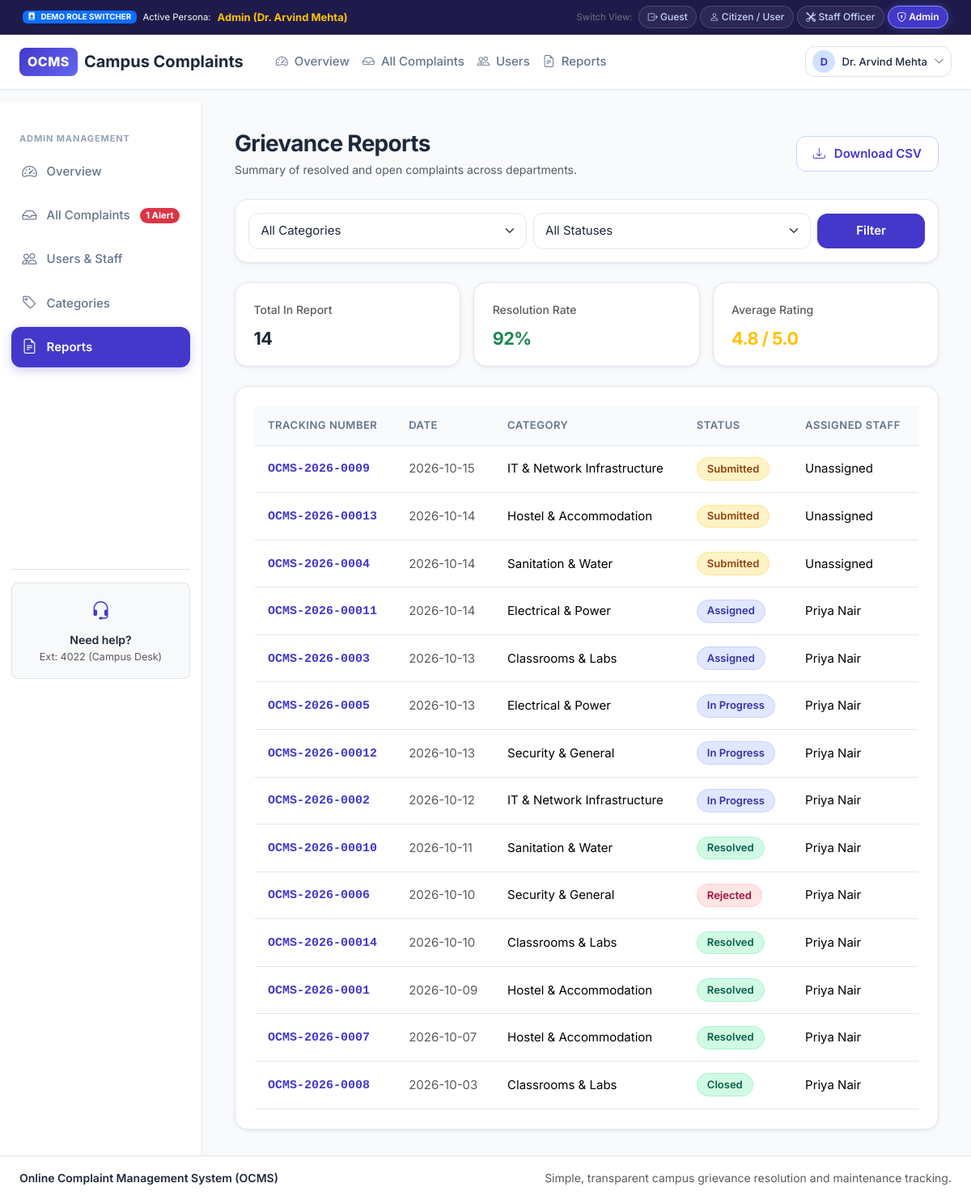
The page /admin/reports (signed in) on the database its author committed.
### app/models.py (models this page shows, shortened)
class User(UserMixin, db.Model):
    __tablename__ = 'users'
    id = db.Column(db.Integer, primary_key=True)
    name = db.Column(db.String(100), nullable=False)
    email = db.Column(db.String(120), unique=True, nullable=False, index=True)
    phone = db.Column(db.String(20), nullable=True)
    password_hash = db.Column(db.String(255), nullable=False)
    role = db.Column(db.String(20), default='user', nullable=False, index=True)  # 'user', 'staff', 'admin'
    is_active = db.Column(db.Boolean, default=True, nullable=False)
    department = db.Column(db.String(100), nullable=True)
    failed_attempts = db.Column(db.Integer, default=0, nullable=False)
    locked_until = db.Column(SliceableDateTimeType, nullable=True)
    created_at = db.Column(SliceableDateTimeType, default=datetime.utcnow, nullable=False)
    complaints = db.relationship('Complaint', foreign_keys='Complaint.user_id', backref='user', lazy=True)
    assigned_complaints = db.relationship('Complaint', foreign_keys='Complaint.assigned_to', backref='assignee', lazy=True)
    notifications = db.relationship('Notification', backref='user', lazy=True, cascade='all, delete-orphan')

class Complaint(db.Model):
    __tablename__ = 'complaints'
    id = db.Column(db.Integer, primary_key=True)
    tracking_number = db.Column(db.String(30), unique=True, nullable=False, index=True)
    user_id = db.Column(db.Integer, db.ForeignKey('users.id'), nullable=False, index=True)
    category_id = db.Column(db.Integer, db.ForeignKey('categories.id'), nullable=False)
    department_id = db.Column(db.Integer, db.ForeignKey('departments.id'), nullable=True)
    title = db.Column(db.String(200), nullable=False)
    description = db.Column(db.Text, nullable=False)
    location = db.Column(db.String(200), nullable=True)
    priority = db.Column(db.String(20), default='Medium', nullable=False)  # Low, Medium, High, Urgent
    status = db.Column(db.String(30), default='Submitted', nullable=False, index=True)
    attachment_path = db.Column(db.String(255), nullable=True)
    assigned_to = db.Column(db.Integer, db.ForeignKey('users.id'), nullable=True)
    rejection_reason = db.Column(db.Text, nullable=True)
    is_anonymous = db.Column(db.Boolean, default=False, nullable=False)
    parent_id = db.Column(db.Integer, db.ForeignKey('complaints.id'), nullable=True)
    created_at = db.Column(SliceableDateTimeType, default=datetime.utcnow, nullable=False)
    updated_at = db.Column(SliceableDateTimeType, default=datetime.utcnow, onupdate=datetime.utcnow, nullable=False)
    due_at = db.Column(SliceableDateTimeType, nullable=True)
    resolved_at = db.Column(SliceableDateTimeType, nullable=True)
    department = db.relationship('Department', backref='complaints', lazy=True)
    updates = db.relationship('ComplaintUpdate', backref='complaint', lazy=True, order_by='ComplaintUpdate.created_at.asc()', cascade='all, delete-orphan')
    feedback = db.relationship('Feedback', backref='complaint', uselist=False, lazy=True, cascade='all, delete-orphan')
    @property
    def complaint_no(self):
        return self.tracking_number
    @property
    def subject(self):
        return self.title
    @property
    def category_name(self):
        return self.category.name if self.category else 'General'
    @property
    def assigned_name(self):
        return self.assignee.name if self.assignee else 'Unassigned'

class Category(db.Model):
    __tablename__ = 'categories'
    id = db.Column(db.Integer, primary_key=True)
    name = db.Column(db.String(100), unique=True, nullable=False)
    description = db.Column(db.Text, nullable=True)
    sla_hours = db.Column(db.Integer, default=48, nullable=False)
    icon = db.Column(db.String(50), default='bi-tag', nullable=False)
    is_active = db.Column(db.Boolean, default=True, nullable=False)
    default_priority = db.Column(db.String(20), default='Medium', nullable=False)
    complaints = db.relationship('Complaint', backref='category', lazy=True)
    @property
    def category_id(self):
        return self.id

### app/admin/routes.py (the view, shortened to what this page needs)
@admin_bp.route('/admin/reports')
@login_required
@admin_required
def admin_reports():
    category_filter = request.args.get('category', 'all').strip()
    status_filter = request.args.get('status', 'all').strip()
    export_format = request.args.get('export', '').strip().lower()
    query = Complaint.query
    if category_filter and category_filter != 'all':
        query = query.filter_by(category_id=int(category_filter))
    if status_filter and status_filter != 'all':
        query = query.filter_by(status=status_filter)
    complaints = query.order_by(Complaint.created_at.desc()).all()
    categories = Category.query.all()
    return render_template(
        'admin/reports.html',
        is_dashboard=True,
        active_page='admin_reports',
        complaints=complaints,
        categories=categories,
        current_category=category_filter,
        current_status=status_filter
    )

### app/__init__.py (called while the page is built)
@login_manager.user_loader
def load_user(user_id):
    return db.session.get(User, int(user_id))

def smart_url_for(endpoint, **values):
    try:
        return flask_url_for(endpoint, **values)
    except Exception:
        for prefix in ['auth', 'user', 'admin', 'staff', 'main']:
            try:
                return flask_url_for(f"{prefix}.{endpoint}", **values)
            except Exception:
                pass
        return flask_url_for(endpoint, **values)

### app/models.py (called while the page is built)
    def __getitem__(self, item):
        return self.strftime("%Y-%m-%d %H:%M:%S")[item]

    def process_result_value(self, value, dialect):
        if value is not None:
            return SliceableDateTime(
                value.year, value.month, value.day,
                value.hour, value.minute, value.second,
                value.microsecond, value.tzinfo
            )
        return value

### app/utils.py (called while the page is built)
def admin_required(f):
    @wraps(f)
    def decorated_function(*args, **kwargs):
        if not current_user.is_authenticated:
            flash("Please sign in to access the administrator portal.", "warning")
            return redirect(url_for('auth.login', next=request.url))
        if current_user.role != 'admin':
            abort(403)
        return f(*args, **kwargs)
    return decorated_function

### templates/admin/reports.html (shortened to what this page needs)
{% extends 'base.html' %}
{% block content %}
<div class="d-flex flex-wrap justify-content-between align-items-center mb-4">
  <div>
    <h2 class="fw-bold text-dark mb-1">Grievance Reports</h2>
    <p class="text-muted small mb-0">Summary of resolved and open complaints across departments.</p>
  </div>
  <button type="button" id="exportCsvBtn" class="btn btn-outline-primary">
    <i class="bi bi-download me-1"></i> Download CSV
  </button>
</div>
<div class="ocms-card p-3 mb-4">
  <form action="{{ url_for('admin_reports') }}" method="GET" class="row g-2 align-items-center">
    <div class="col-md-5">
      <select name="category" class="form-select">
        <option value="all">All Categories</option>
      </select>
    </div>
    <div class="col-md-5">
      <select name="status" class="form-select">
        <option value="all">All Statuses</option>
      </select>
    </div>
    <div class="col-md-2 text-end">
      <button type="submit" class="btn btn-primary w-100">Filter</button>
    </div>
  </form>
</div>
<div class="row g-3 mb-4">
  <div class="col-sm-4">
    <div class="stat-card">
      <span class="text-muted small fw-medium">Total In Report</span>
      <h3 class="fw-bold text-dark mt-2 mb-0">{{ complaints|length }}</h3>
    </div>
  </div>
  <div class="col-sm-4">
    <div class="stat-card">
      <span class="text-muted small fw-medium">Resolution Rate</span>
      <h3 class="fw-bold text-success mt-2 mb-0">92%</h3>
    </div>
  </div>
  <div class="col-sm-4">
    <div class="stat-card">
      <span class="text-muted small fw-medium">Average Rating</span>
      <h3 class="fw-bold text-warning mt-2 mb-0">4.8 / 5.0</h3>
    </div>
  </div>
</div>
<div class="ocms-card p-4">
  <div class="table-responsive">
    <table class="table align-middle" id="reportsTable">
      <thead>
        <tr>
          <th>Tracking Number</th>
          <th>Date</th>
          <th>Category</th>
          <th>Status</th>
          <th>Assigned Staff</th>
        </tr>
      </thead>
      <tbody>
        {% for comp in complaints %}
        <tr>
          <td><strong class="font-monospace text-primary">{{ comp.complaint_no }}</strong></td>
          <td class="small text-muted">{{ comp.created_at[:10] }}</td>
          <td>{{ comp.category_name }}</td>
          <td>
            <span class="badge-status badge-{{ comp.status | lower | replace(' ', '') }}">
              {{ comp.status }}
            </span>
          </td>
          <td>{{ comp.assigned_name }}</td>
        </tr>
        {% endfor %}
      </tbody>
    </table>
  </div>
</div>
{% endblock %}

### templates/partials/navbar.html (shortened to what this page needs)
<nav class="navbar navbar-expand-lg ocms-navbar">
  <div class="container-fluid px-3 px-md-4">
    <a class="navbar-brand d-flex align-items-center gap-2 fw-bold text-dark text-decoration-none" href="{{ url_for('index') }}">
      <span class="brand-badge fs-6">OCMS</span>
      <span class="fs-5 d-none d-sm-inline">Campus Complaints</span>
    </a>
    <div class="collapse navbar-collapse" id="ocmsNavContent">
      <ul class="navbar-nav me-auto mb-2 mb-lg-0 ms-lg-3">
        {% if not session.get('role') %}
          <li class="nav-item">
            <a class="nav-link" href="{{ url_for('index') }}"><i class="bi bi-house me-1"></i> Home</a>
          </li>
          <li class="nav-item">
            <a class="nav-link" href="{{ url_for('index') }}#categories"><i class="bi bi-grid me-1"></i> Categories</a>
          </li>
          <li class="nav-item">
            <a class="nav-link" href="{{ url_for('track_public') }}"><i class="bi bi-search me-1"></i> Track a Complaint</a>
          </li>
        {% elif session.get('role') == 'admin' %}
          <li class="nav-item">
            <a class="nav-link" href="{{ url_for('admin_dashboard') }}"><i class="bi bi-speedometer2 me-1"></i> Overview</a>
          </li>
          <li class="nav-item">
            <a class="nav-link" href="{{ url_for('admin_complaints') }}"><i class="bi bi-inbox me-1"></i> All Complaints</a>
          </li>
          <li class="nav-item">
            <a class="nav-link" href="{{ url_for('admin_users') }}"><i class="bi bi-people me-1"></i> Users</a>
          </li>
          <li class="nav-item">
            <a class="nav-link" href="{{ url_for('admin_reports') }}"><i class="bi bi-file-earmark-text me-1"></i> Reports</a>
          </li>
        {% endif %}
      </ul>
      <div class="d-flex align-items-center flex-wrap gap-2">
        {% if not session.get('role') %}
          <a href="{{ url_for('submit_complaint') }}" class="btn btn-primary btn-sm px-3 shadow-sm">
            <i class="bi bi-plus-circle me-1"></i> Submit a Complaint
          </a>
          <a href="{{ url_for('login') }}" class="btn btn-light btn-sm px-3 border">
            Log In
          </a>
        {% else %}
          <div class="dropdown">
            <button class="btn btn-light btn-sm border d-flex align-items-center gap-2 py-1 px-2" type="button" data-bs-toggle="dropdown" aria-expanded="false">
              <span class="rounded-circle bg-primary-subtle text-primary d-inline-flex align-items-center justify-content-center fw-bold" style="width: 28px; height: 28px; font-size: 0.8rem;">
                {{ session.get('user_name', 'User')[:1] }}
              </span>
              <span class="fw-medium small d-none d-sm-inline">{{ session.get('user_name', 'Account') }}</span>
              <i class="bi bi-chevron-down text-muted small"></i>
            </button>
          </div>
        {% endif %}
      </div>
    </div>
  </div>
</nav>

### rows shown on the page
User: get "Dr. Arvind Mehta"
Complaint: complaint_no "OCMS-2026-0009", created_at "2026-10-15", category_name "IT & Network Infrastructure", status "Submitted", assigned_name "Unassigned"
Complaint: complaint_no "OCMS-2026-00013", created_at "2026-10-14", category_name "Hostel & Accommodation", status "Submitted", assigned_name "Unassigned"
Complaint: complaint_no "OCMS-2026-0004", created_at "2026-10-14", category_name "Sanitation & Water", status "Submitted", assigned_name "Unassigned"
Complaint: complaint_no "OCMS-2026-00011", created_at "2026-10-14", category_name "Electrical & Power", status "Assigned", assigned_name "Priya Nair"
Complaint: complaint_no "OCMS-2026-0003", created_at "2026-10-13", category_name "Classrooms & Labs", status "Assigned", assigned_name "Priya Nair"
Complaint: complaint_no "OCMS-2026-0005", created_at "2026-10-13", category_name "Electrical & Power", status "In Progress", assigned_name "Priya Nair"
Complaint: complaint_no "OCMS-2026-00012", created_at "2026-10-13", category_name "Security & General", status "In Progress", assigned_name "Priya Nair"
Complaint: complaint_no "OCMS-2026-0002", created_at "2026-10-12", category_name "IT & Network Infrastructure", status "In Progress", assigned_name "Priya Nair"
Complaint: complaint_no "OCMS-2026-00010", created_at "2026-10-11", category_name "Sanitation & Water", status "Resolved", assigned_name "Priya Nair"
Complaint: complaint_no "OCMS-2026-0006", created_at "2026-10-10", category_name "Security & General", status "Rejected", assigned_name "Priya Nair"
Complaint: complaint_no "OCMS-2026-00014", created_at "2026-10-10", category_name "Classrooms & Labs", status "Resolved", assigned_name "Priya Nair"
Complaint: complaint_no "OCMS-2026-0001", created_at "2026-10-09", category_name "Hostel & Accommodation", status "Resolved", assigned_name "Priya Nair"
Complaint: complaint_no "OCMS-2026-0007", created_at "2026-10-07", category_name "Hostel & Accommodation", status "Resolved", assigned_name "Priya Nair"
Complaint: complaint_no "OCMS-2026-0008", created_at "2026-10-03", category_name "Classrooms & Labs", status "Closed", assigned_name "Priya Nair"

### other values the page prints
{{ session.get('user_name', 'User')[:1] }} "D"
{{ complaints|length }} "14"
